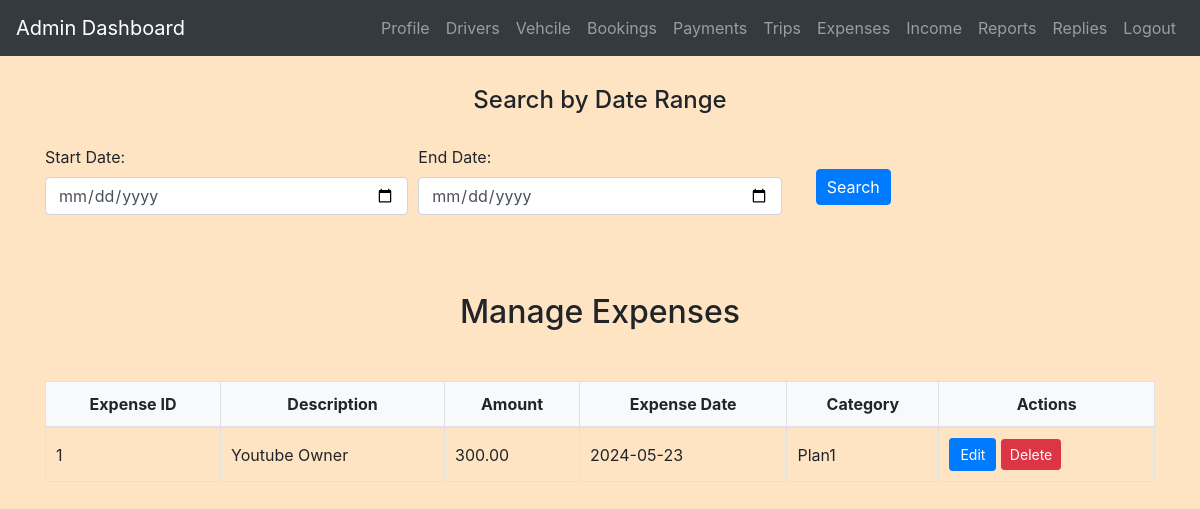
/admin/view_expenses.php (signed in), run on the app's committed database.
### tables this page shows
CREATE TABLE `expenses` (
  `expense_id` int(11) NOT NULL,
  `description` varchar(255) DEFAULT NULL,
  `amount` decimal(10,2) DEFAULT NULL,
  `expense_date` date DEFAULT NULL,
  `category` varchar(255) DEFAULT NULL
);

### admin/view_expenses.php (the view, shortened to what this page needs)
<?php
include('config.php');
$start_date = $_GET['start_date'] ?? '';
$end_date = $_GET['end_date'] ?? '';
if (!empty($start_date) && !empty($end_date)) {
    $sql = "SELECT * FROM Expenses WHERE expense_date BETWEEN '$start_date' AND '$end_date'";
} else {
    $sql = "SELECT * FROM Expenses";
}
$result = $conn->query($sql);
?>
<!DOCTYPE html>
<html>
<head>
    <link rel="stylesheet" href="https://maxcdn.bootstrapcdn.com/bootstrap/4.5.2/css/bootstrap.min.css">
    <link rel="stylesheet" href="../css/style.css">
</head>
<body>
<?php include('admin_navbar.php'); ?>
<div class="container mt-3">
    <h4>Search by Date Range</h4>
    <form method="GET">
        <div class="form-row">
            <div class="form-group col-md-4">
                <label for="start_date">Start Date:</label>
                <input type="date" class="form-control" id="start_date" name="start_date">
            </div>
            <div class="form-group col-md-4">
                <label for="end_date">End Date:</label>
                <input type="date" class="form-control" id="end_date" name="end_date">
            </div>
            <div class="form-group col-md-2">
                <button type="submit" class="btn btn-primary m-4">Search</button>
            </div>
        </div>
    </form>
</div>
<div class="container mt-5">
    <h2>Manage Expenses</h2>
    <div class="table-responsive">
        <table class="table table-bordered">
            <thead>
                <tr>
                    <th>Expense ID</th>
                    <th>Description</th>
                    <th>Amount</th>
                    <th>Expense Date</th>
                    <th>Category</th>
                    <th>Actions</th>
                </tr>
            </thead>
            <tbody>
                <?php
                if ($result->num_rows > 0) {
                    while ($row = $result->fetch_assoc()) {
                        echo "<tr>
                            <td>{$row['expense_id']}</td>
                            <td>{$row['description']}</td>
                            <td>{$row['amount']}</td>
                            <td>{$row['expense_date']}</td>
                            <td>{$row['category']}</td>
                            <td>
                                <a href='edit_expense.php?id={$row['expense_id']}' class='btn btn-primary btn-sm'>Edit</a>
                                <a href='?delete_id={$row['expense_id']}' class='btn btn-danger btn-sm' onclick='return confirm(\"Are you sure you want to delete this expense?\");'>Delete</a>
                            </td>
                        </tr>";
                    }
                } else {
                    echo "<tr><td colspan='6'>No expenses found</td></tr>";
                }
                ?>
            </tbody>
        </table>
    </div>
</div>
</body>
</html>

### css/style.css (style rules this page uses)
body { background-color: bisque; }
h1, h2, h3, h4 { text-align: center; margin-top: 30px; margin-bottom: 30px; }
.table { width: 100%; border-collapse: collapse; margin-top: 20px; }
.table th, .table td { padding: 10px; border: 1px solid #dee2e6; }
.table thead th { background-color: #f8f9fa; font-weight: bold; text-align: center; }
.table tbody td { vertical-align: middle; }
.btn-primary { padding: 5px 10px; }

### data on the page
expenses: expense_id "1", description "Youtube Owner", amount "300.00", expense_date "2024-05-23", category "Plan1"
